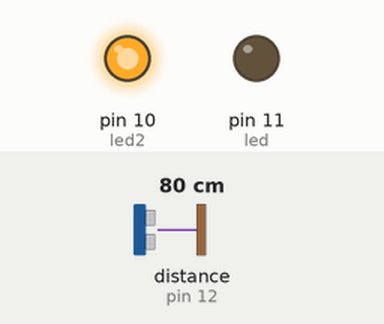
Recording of a sketch running on a simulated Arduino Uno, built with avr-gcc and run on an emulated ATmega328P. On the bench: output pins drawn as LEDs (lit = HIGH). Wiring (inferred from the names in the program): ultrasonic range finder: trigger pin 13; echo pin 12. Inputs (shaded band) come from the test bench; at power-on: distance to the obstacle (sensor on pin 12) 80 cm. The echo pulse lasts 58.3 µs per cm; pins used as bus, display or sensor lines are not drawn.

Above: at 1.2 s.
1.3 s: distance to the obstacle (sensor on pin 12) set to 24 cm
2.8 s: distance to the obstacle (sensor on pin 12) set to 20 cm
At 3.9 s:
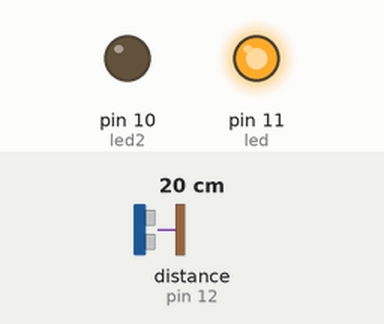
Timing chart, 0 to 5.8 s (numbered marks = the images above; inputs shaded):
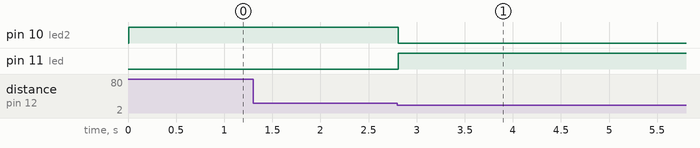

Measured:
- the behaviour switches between 22 and 21 cm on distance to the obstacle (sensor on pin 12) (found by bisection; images 0 and 1)
- after the input at 1.3 s, every drawn part: stays the same
- after the input at 2.8 s, pin 10 (led2): HIGH → LOW at once; pin 11 (led): LOW → HIGH at once

The sketch:

Contagem.ino
```cpp
#define trigPin 13
#define echoPin 12
#define led 11
#define led2 10
#define MAXDIST 20		//distancia ate o fim da faixa
#define MINREPcarro 6	//numero minimo de repeticoes para considerar que é um carro passando
#define MINREPnada 2	//numero minimo de repeticoes para considerar que é não há nada passando

int cont = 0, rep = 0;			//numero de carros e numero de repetições
/*
flag = true, se ultima detecçao indica carro passando; false se ultima detecçao indica que não há nada passando
flag2 = true, se está confirmado um carro passando; false se está confirmado que não há nada passando
*/
boolean flag = 0, flag2 = 0;

void setup() {
  Serial.begin (9600);
  pinMode(trigPin, OUTPUT);
  pinMode(echoPin, INPUT);
  pinMode(led, OUTPUT);
  pinMode(led2, OUTPUT);
}

void loop() {
  long duration, distance;
  digitalWrite(trigPin, LOW);  			//seta o trigger para baixo
  delayMicroseconds(2);
  digitalWrite(trigPin, HIGH);			//seta o trigger para alto, para acionar o sensor
  delayMicroseconds(10);
  digitalWrite(trigPin, LOW);			//seta o trigger para baixo
  duration = pulseIn(echoPin, HIGH);	//pega a duracao do sinal de resposta do sensor
  distance = (duration/2) / 29;			//calcula a distancia a partir da duracao
  if(distance <= MAXDIST){				//se o carro está na faixa correspondente ao sensor
    if(flag) rep++;						//se foi detectado um carro na iteração anterior, incrementa rep
    else rep = 1;						//se foi detectado nada na iteração anterior, esta é a primeira repetição
    flag = true;
    if(rep == MINREPcarro) flag2 = true;//se chegou a MINREPcarro repetições, confirma a presença de um carro
    digitalWrite(led, HIGH);
    digitalWrite(led2, LOW);
  }else{								//se o carro está fora da faixa correspondente ao sensor
    if(!flag) rep++;					//se foi detectado nada na iteração anterior, incrementa rep
    else rep = 1;						//se foi detectado um carro na iteração anterior, esta é a primeira repetição
    if(rep == MINREPnada){				//se chegou a MINREPnada repetições
      if(flag2){
        cont++;							//contabiliza novo carro
        Serial.print(cont);
        Serial.println(" carros");
      }
      flag2 = false;					//confirma que não está passando nada
    }
    flag = false;
    digitalWrite(led,LOW);
    digitalWrite(led2,HIGH);
  }
  delay(12);
}
```
